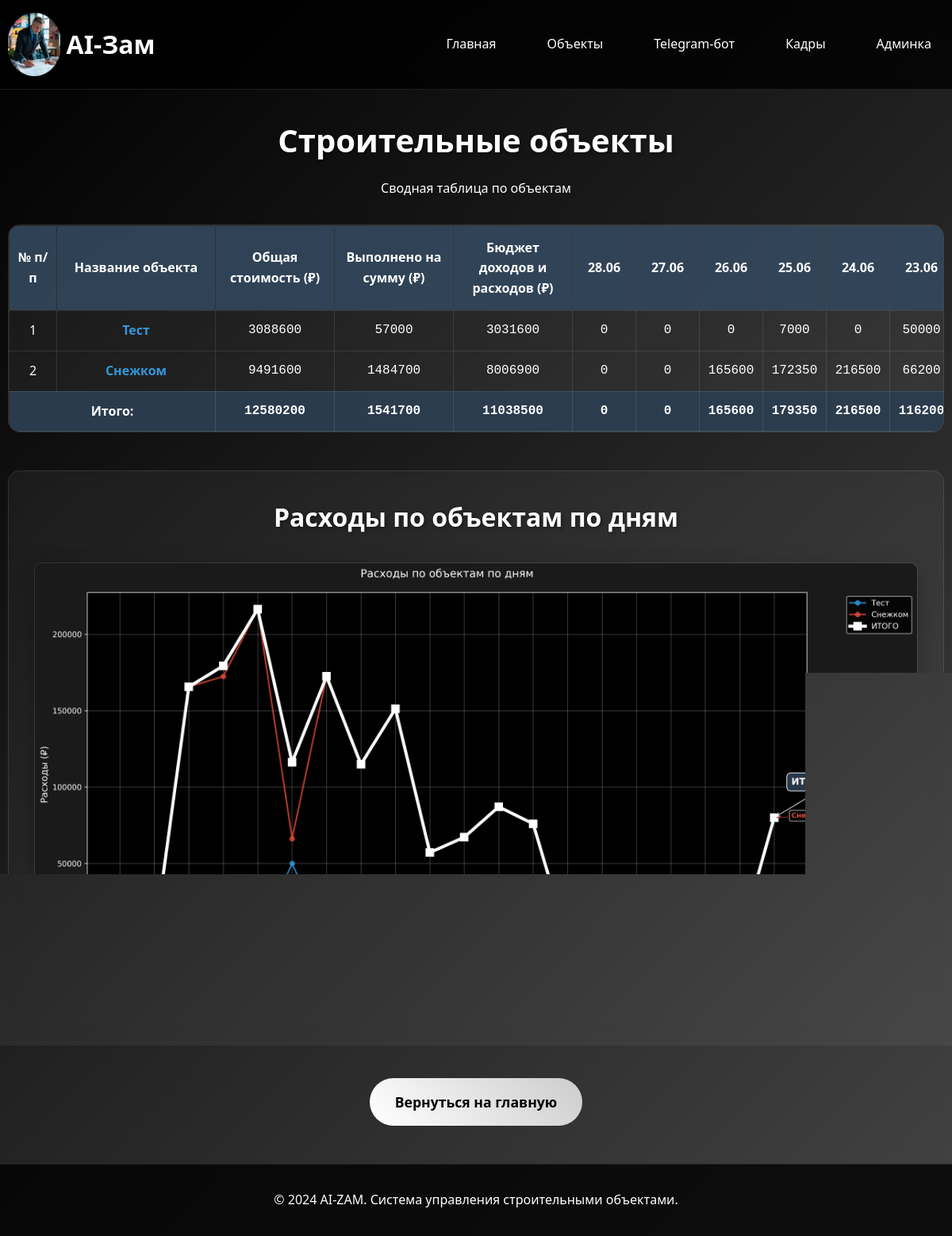
The app's page /objects/ with its own data.
### object/models.py (models this page shows, shortened)
class Objekt(models.Model):
    STATUS_CHOICES = [
        ('планируется', 'Планируется'),
        ('в работе', 'В работе'),
        ('завершён', 'Завершён'),
    ]
    nazvanie = models.CharField(max_length=255, verbose_name="Название")
    otvetstvennyj = models.ForeignKey(Kadry, on_delete=models.SET_NULL, null=True, blank=True, verbose_name="Ответственный")
    data_nachala = models.DateField(verbose_name="Дата начала")
    data_plan_zaversheniya = models.DateField(verbose_name="Дата план завершения")
    data_fakt_zaversheniya = models.DateField(null=True, blank=True, verbose_name="Дата факт завершения")
    status = models.CharField(max_length=20, choices=STATUS_CHOICES, default='планируется', verbose_name="Статус")
    class Meta:
        verbose_name = "Объект"
        verbose_name_plural = "Объекты"
        db_table = 'objekt'

### object/views.py (the view)
# urls.py: path('objects/', objects_list, name='objects_list'),
def objects_list(request):
    print("\n\n*** objects_list view called ***\n\n")
    objects = Objekt.objects.select_related('otvetstvennyj').all()
    today = datetime.now().date()
    days = [today - timedelta(days=i) for i in range(20)]
    objects_with_info = []
    total_budget = 0.0
    total_completed = 0.0
    total_daily_expenses = {}
    for obj in objects:
        planned_resources = ResursyPoObjektu.objects.filter(objekt=obj).select_related('resurs', 'resurs__kategoriya_resursa')
        total_cost = sum(float(r.kolichestvo * r.cena) for r in planned_resources)
        fakticheskij_resursy = FakticheskijResursPoObjektu.objects.filter(
            resurs_po_objektu__objekt=obj
        )
        completed_cost = 0.0
        daily_expenses = {}  # Словарь для хранения расходов по дням
        for fr in fakticheskij_resursy:
            rashody = RaskhodResursa.objects.filter(fakticheskij_resurs=fr)
            resource_cost = float(fr.resurs_po_objektu.cena)
            for rr in rashody:
                izraskhodovano = float(rr.izraskhodovano)
                expense_amount = izraskhodovano * resource_cost
                completed_cost += expense_amount
                date_key = rr.data.strftime('%Y-%m-%d')
                if date_key not in daily_expenses:
                    daily_expenses[date_key] = 0.0
                daily_expenses[date_key] += expense_amount
                if date_key not in total_daily_expenses:
                    total_daily_expenses[date_key] = 0.0
                total_daily_expenses[date_key] += expense_amount
        budget_balance = total_cost - completed_cost
        objects_with_info.append({
            'object': obj,
            'total_cost': total_cost,
            'completed_cost': completed_cost,
            'budget_balance': budget_balance,
            'daily_expenses': daily_expenses,
        })
        total_budget += total_cost
        total_completed += completed_cost
    chart_path = create_profit_balance_charts(objects_with_info, days)
    context = {
        'objects_with_info': objects_with_info,
        'days': days,
        'total_budget': total_budget,
        'total_completed': total_completed,
        'total_balance': total_budget - total_completed,
        'total_daily_expenses': total_daily_expenses,
        'chart_path': chart_path if chart_path else None,
    }
    return render(request, 'object/objects_list.html', context)

### object/templatetags/object_filters.py (called while the page is built)
@register.filter
def get_item(dictionary, key):
    return dictionary.get(key, [])

### object/templates/object/objects_list.html (shortened to what this page needs)
{% extends 'base/base.html' %}
{% load static %}
{% load object_filters %}
{% block content %}
<section class="page-title">
    <h1>Строительные объекты</h1>
    <p>Сводная таблица по объектам</p>
</section>
<section class="objects-table-container">
    <table class="objects-table">
        <thead>
            <tr>
                <th>№ п/п</th>
                <th>Название объекта</th>
                <th>Общая стоимость (₽)</th>
                <th>Выполнено на сумму (₽)</th>
                <th>Бюджет доходов и расходов (₽)</th>
                {% for day in days %}
                <th>{{ day|date:"d.m" }}</th>
                {% endfor %}
            </tr>
        </thead>
        <tbody>
            {% for item in objects_with_info %}
            <tr>
                <td>{{ forloop.counter }}</td>
                <td>
                    <a href="/objects/{{ item.object.id }}/" class="object-link">
                        {{ item.object.nazvanie }}
                    </a>
                </td>
                <td class="number-cell">{{ item.total_cost|floatformat:0 }}</td>
                <td class="number-cell">{{ item.completed_cost|floatformat:0 }}</td>
                <td class="number-cell">{{ item.budget_balance|floatformat:0 }}</td>
                {% for day in days %}
                <td class="number-cell">
                    {% with day_key=day|date:"Y-m-d" %}
                        {% if day_key in item.daily_expenses %}
                            {{ item.daily_expenses|get_item:day_key|floatformat:0 }}
                        {% else %}
                            0
                        {% endif %}
                    {% endwith %}
                </td>
                {% endfor %}
            </tr>
            {% endfor %}
            {% if objects_with_info %}
            <tr class="total-row">
                <td colspan="2"><strong>Итого:</strong></td>
                <td class="number-cell"><strong>{{ total_budget|floatformat:0 }}</strong></td>
                <td class="number-cell"><strong>{{ total_completed|floatformat:0 }}</strong></td>
                <td class="number-cell"><strong>{{ total_balance|floatformat:0 }}</strong></td>
                {% for day in days %}
                <td class="number-cell">
                    <strong>
                        {% with day_key=day|date:"Y-m-d" %}
                            {% if day_key in total_daily_expenses %}
                                {{ total_daily_expenses|get_item:day_key|floatformat:0 }}
                            {% else %}
                                0
                            {% endif %}
                        {% endwith %}
                    </strong>
                </td>
                {% endfor %}
            </tr>
            {% endif %}
        </tbody>
    </table>
</section>
{% if chart_path %}
<section class="charts-section">
    <div class="charts-container">
        <h2>Расходы по объектам по дням</h2>
        <div class="chart-wrapper">
            <img src="{% static chart_path %}" alt="График расходов по объектам" class="profit-chart">
        </div>
    </div>
</section>
{% endif %}
<section class="back-link">
    <a href="/" class="btn-back">Вернуться на главную</a>
</section>
{% endblock %}

### records on screen
Objekt: object.nazvanie "Тест", total_cost "3088600", completed_cost "57000", budget_balance "3031600", daily_expenses|get_item "7000" "50000"
Objekt: object.nazvanie "Снежком", total_cost "9491600", completed_cost "1484700", budget_balance "8006900", daily_expenses|get_item "165600" "172350" "216500" "66200"

### other values on screen
{{ day|date:"d.m" }} "28.06" "27.06" "26.06" "25.06" "24.06" "23.06"
{{ total_budget|floatformat:0 }} "12580200"
{{ total_completed|floatformat:0 }} "1541700"
{{ total_balance|floatformat:0 }} "11038500"
{{ total_daily_expenses|get_item:day_key|floatformat:0 }} "165600" "179350" "216500" "116200"
